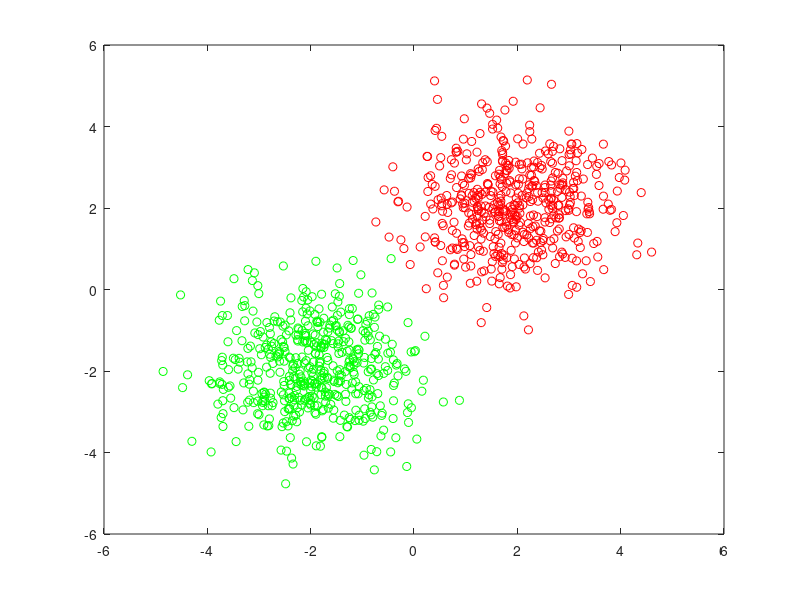

MATLAB code to generate this figure:
% https://ch.mathworks.com/matlabcentral/answers/114546-maximum-a-posteriori-map-and-maximum-likelihood-ml  


clear all, close all , clc
  sigma=1; % sigma is changed depending on the dispersion desired
  N=500;
  P1=sigma*randn(2,500)+[2;2]*ones(1,500);
  P2=sigma*randn(2,500)+[-2;-2]*ones(1,500);
  T1=ones(1,500);
  T2=zeros(1,500);
  %Data generation
  plot(P1(1,:),P1(2,:),'ro',P2(1,:),P2(2,:),'go')
  hold on
  %we generates the random values
  P=[P1,P2]; 
  T=[T1,T2];
  ind=randperm(2*N);
  P=P(:,ind);
  T=T(ind);
  Mx1 = mean(P1,2);
  Mx2 = mean(P2,2);
  for i=1:N
      p=P(:,i)
      s1= exp(-(p-Mx1)'*(p-Mx1)/(2*sigma^2)) % First Maximum Likelihood classifier 
      s2= exp(-(p-Mx2)'*(p-Mx2)/(2*sigma^2))  %For the last question here is the code of the function that defines the boundary:
  end
  
  function p=frontiere(w,P,T,x)
  %--------------------------------------------------------------------------
  % function []=frontiere(W,P,T,x)
  % This function displays the border of classification determined by the Bayesian 
  %discriminant designed to separate between two distribution
  % W: weight matrices model
  % P: dataset
  % T: desired output (Target)
  % x: coordinates which determines the central position of distributions.
  %--------------------------------------------------------------------------
  %disp(' ')
  %disp(' Determining the decision boundary')
  %disp(' ')
  X = [-x:0.02:x]; Y = [-x:0.02:x];
      for i=1:size(X,2)
          for j=1:size(Y,2)
          p = [X(i);Y(j)];
          % IN THIS PART WE MUST IMPLEMENT THE BAYESIAN DISCRIMINANT
          % a2 = output of Bayes classifier
          end
      end
  plotpv(P,T==1);
  hold on
  contour(X,Y,a2,1);
  drawnow
  end